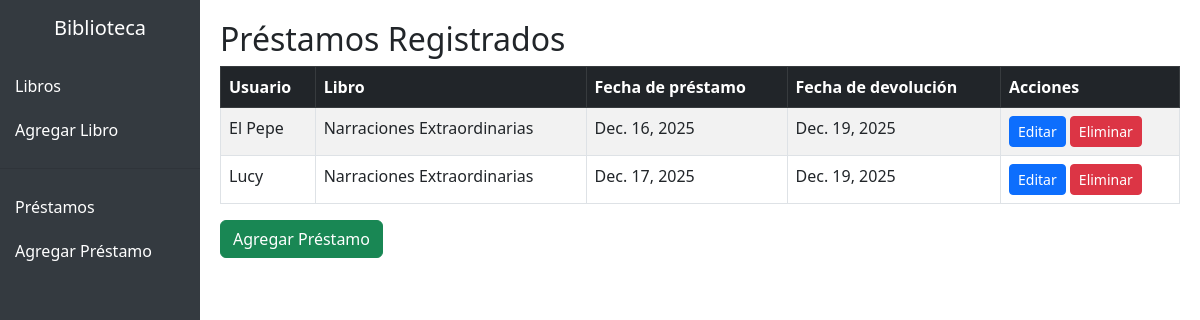
The page /prestamos/ on the database its author committed.
### prestamos/models.py (models this page shows, shortened)
class Prestamo(models.Model):
    usuario = models.CharField(max_length=100)
    id_libro = models.ForeignKey(Libro, on_delete=models.CASCADE)
    fecha_prestamo = models.DateField()
    fecha_devolucion = models.DateField(null=True, blank=True)

### libros/models.py (models this page shows, shortened)
class Libro(models.Model):
    titulo = models.CharField(max_length=100)
    autor = models.CharField(max_length=50)
    anio_publicacion = models.IntegerField()

### prestamos/views.py (the view)
# urls.py: path('', views.listar_prestamos, name='listar_prestamos'),
def listar_prestamos(request):
    prestamos = Prestamo.objects.all()
    return render(request, 'prestamos/listar.html', {'prestamos' : prestamos})

### prestamos/templates/prestamos/listar.html
{% extends 'base.html' %} {% block content %}
<h2>Préstamos Registrados</h2>
<table class="table table-striped table-bordered">
  <thead class="table-dark">
    <tr>
      <th>Usuario</th>
      <th>Libro</th>
      <th>Fecha de préstamo</th>
      <th>Fecha de devolución</th>
      <th>Acciones</th>
    </tr>
  </thead>
  <tbody>
    {% for prestamo in prestamos %}
    <tr>
      <td>{{ prestamo.usuario }}</td>
      <td>{{ prestamo.id_libro.titulo }}</td>
      <td>{{ prestamo.fecha_prestamo }}</td>
      <td>{{ prestamo.fecha_devolucion }}</td>
      <td>
        <a
          href="{% url 'editar_prestamo' prestamo.id %}"
          class="btn btn-sm btn-primary"
          >Editar</a
        >
        <a
          href="{% url 'eliminar_prestamo' prestamo.id %}"
          class="btn btn-sm btn-danger"
          >Eliminar</a
        >
      </td>
    </tr>
    {% empty %}
    <tr>
      <td colspan="5">No hay préstamos registrados.</td>
    </tr>
    {% endfor %}
  </tbody>
</table>
<a href="{% url 'crear_prestamo' %}" class="btn btn-success"
  >Agregar Préstamo</a
>
{% endblock %}

### templates/base.html (style rules this page uses)
body { display: flex; }

### rows shown on the page
Prestamo: usuario "El Pepe", id_libro.titulo "Narraciones Extraordinarias", fecha_prestamo "Dec. 16, 2025", fecha_devolucion "Dec. 19, 2025"
Prestamo: usuario "Lucy", id_libro.titulo "Narraciones Extraordinarias", fecha_prestamo "Dec. 17, 2025", fecha_devolucion "Dec. 19, 2025"
